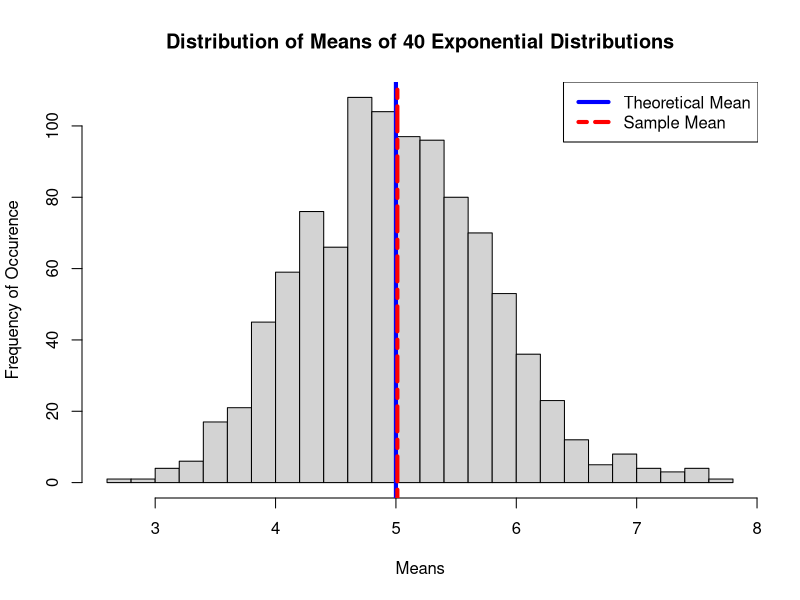
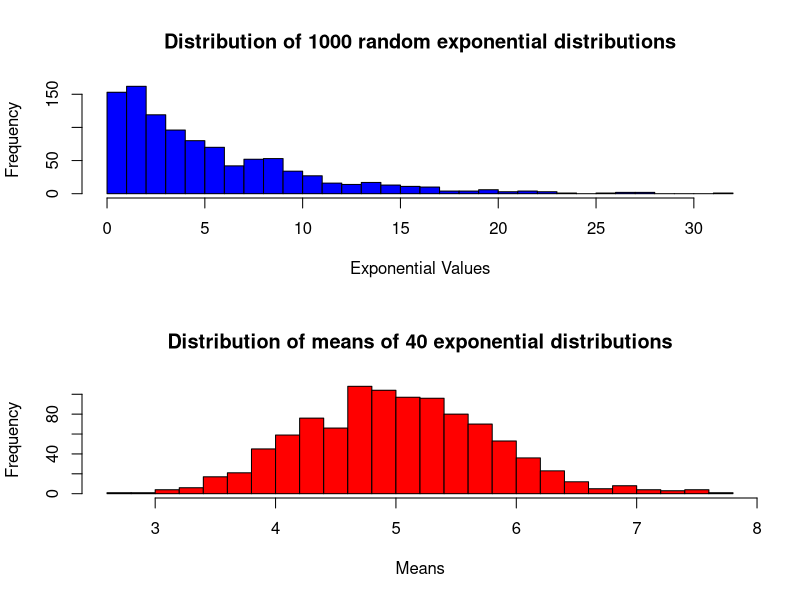

Generate these figures, in order, with R:
## ---- chunk 1
knitr::opts_chunk$set(echo = TRUE, cache = TRUE)
## ---- chunk 2
# loading the required libraries
library(ggplot2)
## ---- chunk 3
# setting some default values for this exercise

# setting a seed for reproducibility
set.seed(123)

# initializing a variable to store the lambda value of the exponential distribution
l <- 0.2

# initializing a variable to store the size for each simulation
n <- 40

# initializing a variable to store the number of repetitons of the simulation
repNum <- 1000
## ---- chunk 4
# generating the values for 40 exponential distributions, which is repeated 1000 times
expData <- matrix(rexp(repNum * n, rate = l), nrow = repNum, ncol = n)
# the matrix will having the values of 40 exponential distributions in each row

# calculating the mean for each simulation of 40 exponential distributions
meanSim <- apply(expData, 1, mean)
## ---- chunk 5
# calculating the theoretical mean
theoryMean <- 1 / l

# calculating the sample mean 
sampleMean <- mean(meanSim)

# creating the histogram of the distribution of means
hist(meanSim, breaks = 30, 
     main = "Distribution of Means of 40 Exponential Distributions", 
     xlab = "Means", ylab = "Frequency of Occurence")

# showing the theoretical mean and sample mean in the histogram
abline(v = theoryMean, col = "blue", lwd = 4, lty = 1)
abline(v = sampleMean, col = "red", lwd = 4, lty = 6)

# highlighting the theoretical mean and sample mean
legend(x = "topright", lwd = 4, lty = c(1, 6), col = c("blue", "red"), 
       legend = c("Theoretical Mean", "Sample Mean"))
## ---- chunk 6
# displaying the sample mean
sampleMean
## ---- chunk 7
# displaying the theoretical mean
theoryMean
## ---- chunk 8
# calculating and displaying the sample variance
sampleVar <- var(meanSim)
sampleVar
## ---- chunk 9
# calculating and displaying the theoretical standard
theoryVar <- ((1 / l)^2) / n
theoryVar
## ---- chunk 10
# creating a grid for 2 plots
par(mfrow = c(2, 1))

# creating a histogram of the distribution of 1000 random exponential
# distributions
hist(rexp(1000, rate = l), breaks = 30,
     main = "Distribution of 1000 random exponential distributions",
     col = "blue", xlab = "Exponential Values", ylab = "Frequency")

# creating a histogram of the distribution of means of 40 exponential
# distributions
hist(meanSim, breaks = 30, col = "red", 
     main = "Distribution of means of 40 exponential distributions",
     xlab = "Means", ylab = "Frequency")
